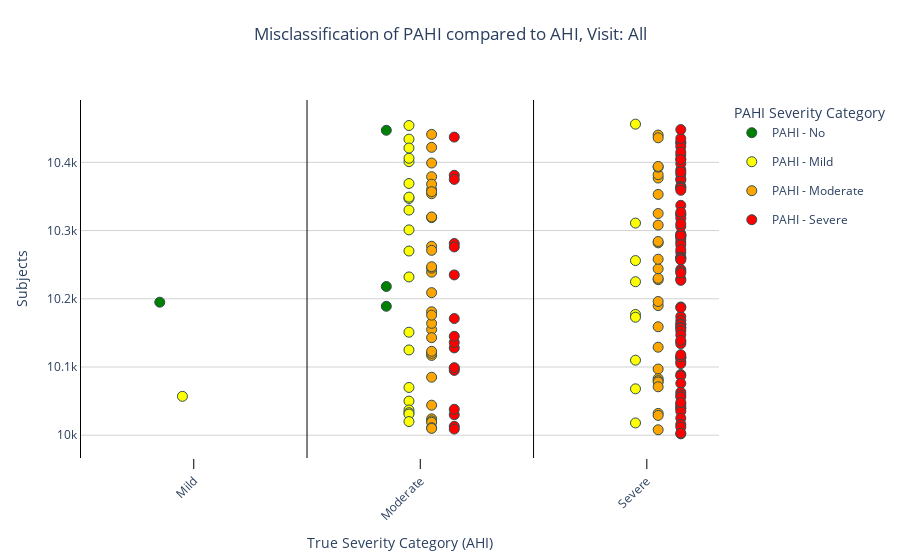

This figure's notebook cell:
### Code cell
categorized_strip_plot(df, 'PAHI', 'AHI', visit=None)

### Figure 1 — Plotly figure (JSON) as saved in the notebook; plotly's stock layout.template omitted (floating-point values rounded to 4 significant figures)
{"data": [{"hoverinfo": "x+y", "legendgroup": "No", "marker": {"color": "green", "line": {"color": "DarkSlateGrey", "width": 1}, "size": 10}, "mode": "markers", "name": "PAHI - No", "showlegend": true, "type": "scatter", "x": [], "y": []}, {"hoverinfo": "x+y", "legendgroup": "Mild", "marker": {"color": "yellow", "line": {"color": "DarkSlateGrey", "width": 1}, "size": 10}, "mode": "markers", "name": "PAHI - Mild", "showlegend": true, "type": "scatter", "x": [], "y": []}, {"hoverinfo": "x+y", "legendgroup": "Moderate", "marker": {"color": "orange", "line": {"color": "DarkSlateGrey", "width": 1}, "size": 10}, "mode": "markers", "name": "PAHI - Moderate", "showlegend": true, "type": "scatter", "x": [], "y": []}, {"hoverinfo": "x+y", "legendgroup": "Severe", "marker": {"color": "red", "line": {"color": "DarkSlateGrey", "width": 1}, "size": 10}, "mode": "markers", "name": "PAHI - Severe", "showlegend": true, "type": "scatter", "x": [], "y": []}, {"hoverinfo": "x+y", "legendgroup": "No", "marker": {"color": "green", "line": {"color": "DarkSlateGrey", "width": 1}, "size": 10}, "mode": "markers", "name": "PAHI - No", "showlegend": false, "type": "scatter", "x": [0.85], "y": [10195]}, {"hoverinfo": "x+y", "legendgroup": "Mild", "marker": {"color": "yellow", "line": {"color": "DarkSlateGrey", "width": 1}, "size": 10}, "mode": "markers", "name": "PAHI - Mild", "showlegend": false, "type": "scatter", "x": [0.95], "y": [10057]}, {"hoverinfo": "x+y", "legendgroup": "Moderate", "marker": {"color": "orange", "line": {"color": "DarkSlateGrey", "width": 1}, "size": 10}, "mode": "markers", "name": "PAHI - Moderate", "showlegend": false, "type": "scatter", "x": [], "y": []}, {"hoverinfo": "x+y", "legendgroup": "Severe", "marker": {"color": "red", "line": {"color": "DarkSlateGrey", "width": 1}, "size": 10}, "mode": "markers", "name": "PAHI - Severe", "showlegend": false, "type": "scatter", "x": [], "y": []}, {"hoverinfo": "x+y", "legendgroup": "No", "marker": {"color": "green", "line": {"color": "DarkSlateGrey", "width": 1}, "size": 10}, "mode": "markers", "name": "PAHI - No", "showlegend": false, "type": "scatter", "x": [1.85, 1.85, 1.85], "y": [10447, 10189, 10218]}, {"hoverinfo": "x+y", "legendgroup": "Mild", "marker": {"color": "yellow", "line": {"color": "DarkSlateGrey", "width": 1}, "size": 10}, "mode": "markers", "name": "PAHI - Mild", "showlegend": false, "type": "scatter", "x": [1.95, 1.95, 1.95, 1.95, 1.95, 1.95, 1.95, 1.95, 1.95, 1.95, 1.95, 1.95, 1.95, 1.95, 1.95, 1.95, 1.95, 1.95, 1.95, 1.95], "y": [10454, 10270, 10151, 10301, 10125, 10330, 10347, 10349, 10070, 10050, 10232, 10037, 10434, 10033, 10031, 10401, 10406, 10369, 10020, 10421]}, {"hoverinfo": "x+y", "legendgroup": "Moderate", "marker": {"color": "orange", "line": {"color": "DarkSlateGrey", "width": 1}, "size": 10}, "mode": "markers", "name": "PAHI - Moderate", "showlegend": false, "type": "scatter", "x": [2.05, 2.05, 2.05, 2.05, 2.05, 2.05, 2.05, 2.05, 2.05, 2.05, 2.05, 2.05, 2.05, 2.05, 2.05, 2.05, 2.05, 2.05, 2.05, 2.05, 2.05, 2.05, 2.05, 2.05, 2.05, 2.05, 2.05, 2.05, 2.05, 2.05, 2.05], "y": [10379, 10441, 10239, 10245, 10247, 10422, 10319, 10277, 10320, 10399, 10354, 10360, 10368, 10271, 10357, 10209, 10181, 10085, 10024, 10117, 10120, 10123, 10021, 10044, 10019, 10011, 10155, 10164, 10010, 10176, 10143]}, {"hoverinfo": "x+y", "legendgroup": "Severe", "marker": {"color": "red", "line": {"color": "DarkSlateGrey", "width": 1}, "size": 10}, "mode": "markers", "name": "PAHI - Severe", "showlegend": false, "type": "scatter", "x": [2.15, 2.15, 2.15, 2.15, 2.15, 2.15, 2.15, 2.15, 2.15, 2.15, 2.15, 2.15, 2.15, 2.15, 2.15, 2.15, 2.15], "y": [10013, 10437, 10030, 10381, 10038, 10098, 10095, 10235, 10099, 10128, 10136, 10281, 10145, 10276, 10171, 10375, 10009]}, {"hoverinfo": "x+y", "legendgroup": "No", "marker": {"color": "green", "line": {"color": "DarkSlateGrey", "width": 1}, "size": 10}, "mode": "markers", "name": "PAHI - No", "showlegend": false, "type": "scatter", "x": [], "y": []}, {"hoverinfo": "x+y", "legendgroup": "Mild", "marker": {"color": "yellow", "line": {"color": "DarkSlateGrey", "width": 1}, "size": 10}, "mode": "markers", "name": "PAHI - Mild", "showlegend": false, "type": "scatter", "x": [2.95, 2.95, 2.95, 2.95, 2.95, 2.95, 2.95, 2.95, 2.95], "y": [10456, 10110, 10256, 10018, 10068, 10225, 10311, 10177, 10173]}, {"hoverinfo": "x+y", "legendgroup": "Moderate", "marker": {"color": "orange", "line": {"color": "DarkSlateGrey", "width": 1}, "size": 10}, "mode": "markers", "name": "PAHI - Moderate", "showlegend": false, "type": "scatter", "x": [3.05, 3.05, 3.05, 3.05, 3.05, 3.05, 3.05, 3.05, 3.05, 3.05, 3.05, 3.05, 3.05, 3.05, 3.05, 3.05, 3.05, 3.05, 3.05, 3.05, 3.05, 3.05, 3.05, 3.05, 3.05, 3.05, 3.05], "y": [10377, 10282, 10353, 10325, 10159, 10308, 10190, 10196, 10228, 10230, 10244, 10258, 10284, 10382, 10097, 10129, 10083, 10080, 10078, 10440, 10008, 10032, 10436, 10071, 10029, 10393, 10394]}, {"hoverinfo": "x+y", "legendgroup": "Severe", "marker": {"color": "red", "line": {"color": "DarkSlateGrey", "width": 1}, "size": 10}, "mode": "markers", "name": "PAHI - Severe", "showlegend": false, "type": "scatter", "x": [3.15, 3.15, 3.15, 3.15, 3.15, 3.15, 3.15, 3.15, 3.15, 3.15, 3.15, 3.15, 3.15, 3.15, 3.15, 3.15, 3.15, 3.15, 3.15, 3.15, 3.15, 3.15, 3.15, 3.15, 3.15, 3.15, 3.15, 3.15, 3.15, 3.15, 3.15, 3.15, 3.15, 3.15, 3.15, 3.15, 3.15, 3.15, 3.15, 3.15, 3.15, 3.15, 3.15, 3.15, 3.15, 3.15, 3.15, 3.15, 3.15, 3.15, 3.15, 3.15, 3.15, 3.15, 3.15, 3.15, 3.15, 3.15, 3.15, 3.15, 3.15, 3.15, 3.15, 3.15, 3.15, 3.15, 3.15, 3.15, 3.15, 3.15, 3.15, 3.15, 3.15, 3.15, 3.15, 3.15, 3.15, 3.15, 3.15, 3.15, 3.15], "y": [10383, 10428, 10295, 10294, 10430, 10291, 10292, 10423, 10435, 10288, 10283, 10293, 10306, 10405, 10411, 10389, 10376, 10374, 10365, 10363, 10362, 10359, 10415, 10337, 10324, 10398, 10323, 10318, 10404, 10386, 10310, 10327, 10279, 10002, 10268, 10114, 10113, 10108, 10105, 10089, 10087, 10076, 10063, 10059, 10115, 10056, 10046, 10043, 10040, 10039, 10035, 10025, 10016, 10012, 10003, 10048, 10272, 10118, 10137, 10261, 10260, 10259, 10257, 10243, 10240, 10448, 10229, 10227, 10134, 10188, 10174, 10168, 10163, 10162, 10158, 10157, 10153, 10147, 10139, 10187, 10238]}, {"legendgroup": "No", "marker": {"color": "green", "line": {"color": "DarkSlateGrey", "width": 1}, "size": 10}, "mode": "markers", "name": "PAHI - No", "showlegend": true, "type": "scatter", "x": [null], "y": [null]}, {"legendgroup": "Mild", "marker": {"color": "yellow", "line": {"color": "DarkSlateGrey", "width": 1}, "size": 10}, "mode": "markers", "name": "PAHI - Mild", "showlegend": true, "type": "scatter", "x": [null], "y": [null]}, {"legendgroup": "Moderate", "marker": {"color": "orange", "line": {"color": "DarkSlateGrey", "width": 1}, "size": 10}, "mode": "markers", "name": "PAHI - Moderate", "showlegend": true, "type": "scatter", "x": [null], "y": [null]}, {"legendgroup": "Severe", "marker": {"color": "red", "line": {"color": "DarkSlateGrey", "width": 1}, "size": 10}, "mode": "markers", "name": "PAHI - Severe", "showlegend": true, "type": "scatter", "x": [null], "y": [null]}], "layout": {"legend": {"title": {"text": "PAHI Severity Category"}}, "plot_bgcolor": "white", "shapes": [{"line": {"color": "black", "width": 1}, "type": "line", "x0": 0.5, "x1": 0.5, "xref": "x", "y0": 0, "y1": 1, "yref": "paper"}, {"line": {"color": "black", "width": 1}, "type": "line", "x0": 1.5, "x1": 1.5, "xref": "x", "y0": 0, "y1": 1, "yref": "paper"}, {"line": {"color": "black", "width": 1}, "type": "line", "x0": 2.5, "x1": 2.5, "xref": "x", "y0": 0, "y1": 1, "yref": "paper"}], "title": {"text": "Misclassification of PAHI compared to AHI, Visit: All", "x": 0.5, "xanchor": "center", "y": 0.95, "yanchor": "top"}, "xaxis": {"categoryarray": ["No", "Mild", "Moderate", "Severe"], "categoryorder": "array", "tickangle": -45, "tickcolor": "black", "ticklen": 10, "tickmode": "array", "ticks": "outside", "ticktext": ["No", "Mild", "Moderate", "Severe"], "tickvals": [0, 1, 2, 3], "title": {"text": "True Severity Category (AHI)"}}, "yaxis": {"gridcolor": "lightgray", "showgrid": true, "showline": true, "title": {"text": "Subjects"}, "zeroline": true}}}
